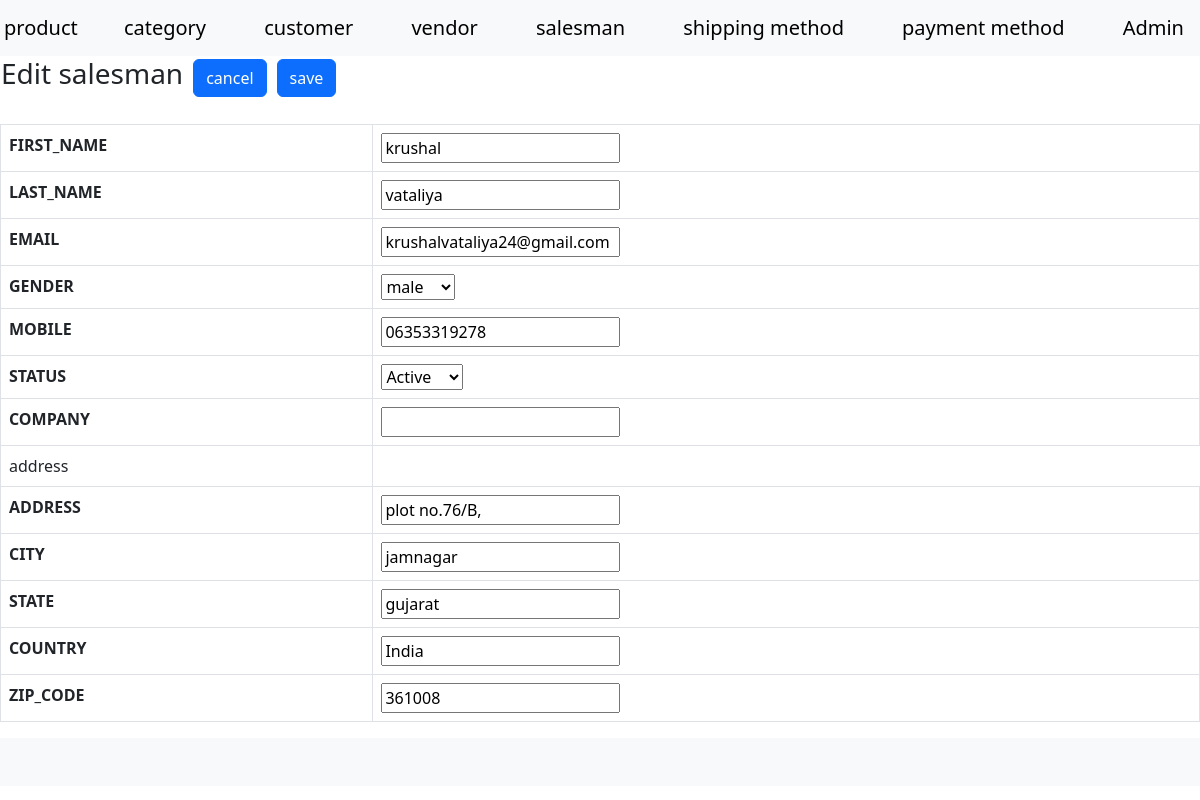
/index.php?a=edit&c=salesman&salesman_id=50, run on the app's committed database.
### tables this page shows
CREATE TABLE `salesmen` (
  `salesman_id` int(11) NOT NULL,
  `first_name` varchar(255) NOT NULL,
  `last_name` varchar(255) NOT NULL,
  `email` varchar(255) NOT NULL,
  `gender` enum('male','female') NOT NULL,
  `mobile` varchar(255) NOT NULL,
  `status` tinyint(4) NOT NULL,
  `company` varchar(255) NOT NULL,
  `created_at` datetime NOT NULL DEFAULT current_timestamp(),
  `updated_at` datetime DEFAULT NULL
);

CREATE TABLE `salesman_address` (
  `address_id` int(11) NOT NULL,
  `address` varchar(255) NOT NULL,
  `city` varchar(255) NOT NULL,
  `state` varchar(255) NOT NULL,
  `country` varchar(255) NOT NULL,
  `zip_code` int(6) NOT NULL,
  `created_at` datetime NOT NULL DEFAULT current_timestamp(),
  `updated_at` datetime DEFAULT NULL,
  `salesman_id` int(11) NOT NULL
);

### Model/Core/View.php (called while the page is built, shortened)
<?php
class Model_Core_View
{
	protected $templete = null;
	protected $data = [];
	public function render()
	{
		require_once "View".DS.$this->getTemplete();
	}
    public function getTemplete()
    {
        return $this->templete;
    }
    public function setTemplete($templete)
    {
        $this->templete = $templete;
        return $this;
    }
    public function getData($key = null)
    {
        if(array_key_exists($key, $this->data))
        {
            return $this->data[$key];
        }
        return null;
    }
    public function setData($value)
    {
        $this->data = $value;
        return $this;
    }
    public function getModelUrl()
    {
        return Ccc::getModel('Core_url');
    }
}
 ?>

### Controller/Core/Action.php (called while the page is built, shortened)
<?php
class Controller_Core_Action
{
	protected $view = null;
	public function render()
	{
		$this->getView()->render();
	}
      public function getView()
    {
    	if ($this->view)
    	{
        return $this->view;
    	}
    	$view = Ccc::getModel('Core_View');
    	return $view;
    }
    public function setView($view)
    {
        $this->view = $view;
        return $this;
    }
}
?>

### Controller/Salesman.php (called while the page is built, shortened)
<?php
class Controller_Salesman extends Controller_Core_Action
{
	public function editAction()
	{
		try
		{
			$request = $this->getRequest();
			$id=(int)$request->getParam('salesman_id');
			$modelSalesman =Ccc::getModel('Salesman_Row');
			$salesman =$modelSalesman->load($id);
			$modelSalesmanAddress =Ccc::getModel('salesmanAddress_Row');
			$sql = "SELECT * FROM `salesman_address` WHERE `salesman_id`= {$id}";
			$salesmanAddress =$modelSalesmanAddress->fetchRow($sql);
			$this->render();
		}
		catch (Exception $e)
		{
			$this->getMessage()->addMessage($e->getMessage() ,  Model_Core_Message::FAILURE);
			return $this->redirect('grid', null, null, true);
		}
	}
}
?>

### Controller/Core/Front.php (called while the page is built, shortened)
<?php
class Controller_Core_Front
{
	public function getRequest()
	{
		$request = new Model_Core_Request();
		return $request;
	}
	public function init()
	{
		$request = $this->getRequest();
		$action = $request->getActionName().'Action';
		$Controller = new $controllerClassName();
		$Controller->$action();
	}
}
?>

### index.php (called while the page is built, shortened)
<?php
spl_autoload_register(function ($className) {
   $classPath = str_replace('_', '/', $className);
});
class Ccc
{
	public static function init()
	{
		$front = new Controller_Core_Front();
		$front->init();
	}
	public static function getModel($className)
	{
		return new $className();
	}
}
Ccc::init();
?>

### Model/Core/Url.php (called while the page is built, shortened)
<?php
class Model_Core_Url
{
	public function getCurrentUrl()
	{
	return $_SERVER['REQUEST_SCHEME']."://".$_SERVER['HTTP_HOST'].$_SERVER['REQUEST_URI'];
	}
	public function getUrl($a=null,$c=null, array $perameters=null,$reset = false)
	{
		$request = new Model_Core_Request();
		$final = ['a'=>null,'c'=>null];
		if($reset == false)
		{
		$final = array_merge($final,$request->getParam());
		}
		$url = explode('?', $this->getCurrentUrl());
		($a == null) ? ($final['a'] =$request->getActionName()) : ($final['a'] = $a);
		($c == null) ? ($final['c'] =$request->getControllerName()) : ($final['c'] = $c);
		return $url[0].'?'.http_build_query($final);
	}
}
?>

### Model/Core/Request.php (called while the page is built, shortened)
<?php
class Model_Core_Request
{
	public function getParam($key = null, $value = null)
	{
		if ($key == null)
		{
			return $_GET;
		}
		if(array_key_exists($key, $_GET))
		{
			return $_GET[$key];
		}
		return $value;
	}
	public function getControllerName()
	{
		return $this->getParam('c','index');
	}
}
?>

### Model/Core/Table/Row.php (called while the page is built, shortened)
<?php
class Model_Core_Table_Row
{
	protected $data = [];
    public function __get($key)
    {
        if (array_key_exists($key, $this->data)) {
            return $this->data[$key];
        }
        return null;
    }
    public function setData($data)
    {
        $this->data = $data;
        return $this;
    }
    public function load($id, $column = null)
    {
        if (!$column)
        {
            $column = $this->getTable()->getPrimaryKey();
        }
        $query = "SELECT * FROM `{$this->getTable()->getTableName()}`
                WHERE `{$column}` = '{$id}'";
        $table = new Model_Core_table();
        $result = $table->fetchRow($query);
        if ($result)
        {
            $this->data = $result;
        }
        return $this;
    }
    public function fetchRow($sql)
    {
         $result = $this->getTable()->fetchRow($sql);
        return $this;
    }
    public function getTable()
    {
        $table = new $tableClass();
        return $table;
    }
    public function setTable($table)
    {
        return $this;
    }
    public function setTableClass($tableClass)
    {
        $this->tableClass = $tableClass;
        return $this;
    }
}
?>

### Model/Core/Table.php (called while the page is built, shortened)
<?php
class Model_Core_Table
{
	public $tableName = null;
	public function getAdapter()
	{
		$adapter = new Model_Core_Adapter();
		return $adapter;
	}
    public function getTableName()
    {
        return $this->tableName;
    }
    public function setTableName($tableName)
    {
        $this->tableName = $tableName;
        return $this;
    }
    public function setPrimaryKey($primaryKey)
    {
        $this->primaryKey = $primaryKey;
        return $this;
    }
	public function fetchRow($query)
	{
		return $this->getAdapter()->fetchRow($query);
	}
}
?>

### Model/Core/Adapter.php (called while the page is built, shortened)
<?php
class Model_core_Adapter{
	public $serverName="localhost";
	public $userName="root";
	public $password="";
	public $databaseName ="project-krushal-vataliya-04-good";
  	public $connect = null;
	public function connect(){
      if($this->connect == null)
      {
		$this->connect = mysqli_connect($this->serverName, $this->userName, $this->password, $this->databaseName);
      }
      return $this->connect;
	  }
   public function fetchRow($query){
   	$result =$this->connect()->query($query);
   		return $result->fetch_assoc();
   }
}
?>

### Model/Salesman.php (called while the page is built, shortened)
<?php
class Model_Salesman extends Model_Core_Table
{
	public function getStatusOptions()
	{
		return [
			self::STATUS_ACTIVE => self::STATUS_ACTIVE_LBL,
			self::STATUS_INACTIVE => self::STATUS_INACTIVE_LBL
		];
	}
}
?>

### Model/Salesman/Row.php (called while the page is built, shortened)
<?php
class Model_Salesman_Row extends Model_Core_Table_Row
{
	public function getStatus()
	{
		if($this->status)
		{
			return $this->status;
		}
		return Model_Salesman::STATUS_DEFAULT;
	}
}
?>

### View/salesman/edit.phtml (the view, shortened to what this page needs)
<?php
$salesman = $this->getData('salesman');
$address  = $this->getData('salesmanAddress');?>
<!DOCTYPE html>
<html>
  <head>
    <link rel="stylesheet" href="Model/Skin/css/style.css">
  </head>
  <body>
    <?php require_once "View/html/header.phtml" ?>
    <div>
      <table>
        <tr>
          <td><h3>Edit salesman<h3></td>
          <td><a class="btn btn-primary mx-2" href="<?php echo $this->getModelUrl()->getUrl('grid'); ?>&c=salesman">cancel</a> </td>
          <form action="<?php echo $this->getModelUrl()->getUrl('save'); ?>" method="POST">
            <td><button class="btn btn-primary">save</button></td>
          </tr>
        </table>
        <br>
        <table class="table table-bordered">
          <tr>
            <th> FIRST_NAME</th>
            <td><input type="text" name="salesman[first_name]" value="<?php echo $salesman->first_name ?>"></td>
          </tr>
          <tr>
            <th> LAST_NAME</th>
            <td><input type="text"  name="salesman[last_name]" value="<?php echo $salesman->last_name ?>"></td>
          </tr>
          <tr>
            <th> EMAIL</th>
            <td><input type="email" name="salesman[email]" value="<?php echo $salesman->email ?>"></td>
          </tr>
          <tr>
            <th> GENDER</th>
            <td> <select name="salesman[gender]"   >
              <option value="male"name="male">male</option>
            </select> </td>
          </tr>
          <tr>
            <th> MOBILE</th>
            <td><input type="mobile" name="salesman[mobile]" value="<?php echo $salesman->mobile ?>"></td>
          </tr>
          <tr>
            <th> STATUS</th>
            <td> <select name="salesman[status]"   >
              <?php foreach ($salesman->getTable()->getStatusOptions() as $key => $value): ?>
              <option value="<?php echo $key ?>"name="available" <?php if($salesman->getstatus() == $key){ echo 'selected'; } ?>><?php echo $value ?></option>
              <?php endforeach; ?>
            </select> </td>
          </tr>
          <tr>
            <th> COMPANY</th>
            <td><input type="text" name="salesman[company]" value="<?php echo $salesman->company ?>"></td>
          </tr>
          <tr>
            <td>address</td>
          </tr>
          <?php require 'View/salesman/address/edit.phtml' ?>
      </table>
      <?php require_once "View/html/footer.phtml" ?>
    </body>
  </html>

### View/salesman/address/edit.phtml (shortened to what this page needs)
<tr>
	<th> ADDRESS</th>
	<td><input type="text" name="address[address]" value="<?php echo $address->address ?>"></td>
</tr>
<tr>
	<th> CITY</th>
	<td><input type="text" name="address[city]" value="<?php echo $address->city ?>"></td>
</tr>
<tr>
	<th> STATE</th>
	<td><input type="text" name="address[state]" value="<?php echo $address->state ?>"></td>
</tr>
<th> COUNTRY</th>
<td><input type="text" name="address[country]" value="<?php echo $address->country ?>"></td>
<tr>
<th> ZIP_CODE</th>
<td><input type="number" name="address[zip_code]" value="<?php echo $address->zip_code ?>"></td>
</tr>

### data on the page
salesmen: first_name "krushal", last_name "vataliya", email "krushalvataliya24@gmail.com", mobile "06353319278", status "Active"
salesman_address: address "plot no.76/B,", city "jamnagar", state "gujarat", country "India", zip_code "361008"
